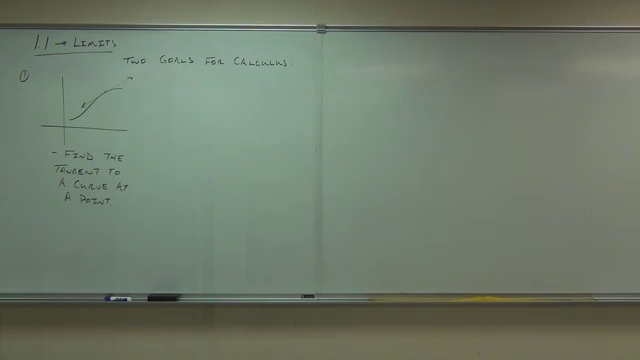
#> input picture a/asdf0002.png, 640 x 360 px; its folder holds 4 pictures in this run
$ python histogram.py
#> lines starting #> are read from the running program, lines starting #| are printed output that depends on the picture
import cv2
import numpy as np
from matplotlib import pyplot as plt

for j in range(2, 3):
	img = cv2.imread("a/asdf%s.png" % ('0000' + str(j))[-4:])
#> img is the input picture: shape (360, 640, 3); mean B, G, R 106.4, 122.5, 110.8
	color = ('b', 'g', 'r')
	for i,col in enumerate(color):
		histr = cv2.calcHist([img], [i], None, [256], [0, 256])
		plt.plot(histr, color = col)
		plt.xlim([0, 256])
	plt.show()
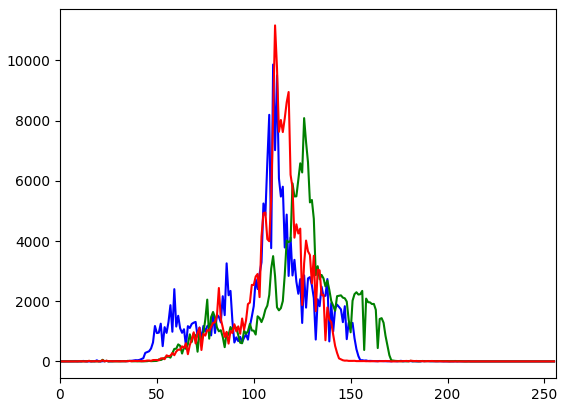
#> figure drawn by matplotlib, 1 panel; curve peaks at x = 110, y = 9865; curve peaks at x = 126, y = 8084; curve peaks at x = 111, y = 11165
